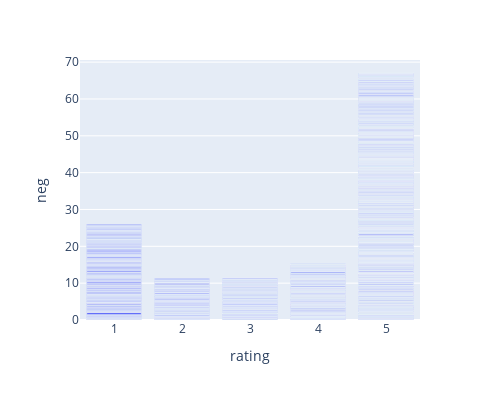

The cell this chart's notebook holds for it:
### Code cell
px.bar( data_frame = df_scores_sorted, x = 'rating', y = 'neg', width = 500, height = 400 )

### Figure 1 — Plotly figure (JSON) as saved in the notebook; plotly's stock layout.template omitted (floating-point values rounded to 4 significant figures; data arrays with more than 128 entries replaced by an {"elided": "..."} marker saying what was removed)
{"data": [{"alignmentgroup": "True", "hovertemplate": "rating=%{x}<br>neg=%{y}<extra></extra>", "legendgroup": "", "marker": {"color": "#636efa", "pattern": {"shape": ""}}, "name": "", "offsetgroup": "", "orientation": "v", "showlegend": false, "textposition": "auto", "type": "bar", "x": {"elided": "2995 int values"}, "xaxis": "x", "y": {"elided": "2995 float values"}, "yaxis": "y"}], "layout": {"barmode": "relative", "height": 400, "legend": {"tracegroupgap": 0}, "margin": {"t": 60}, "width": 500, "xaxis": {"anchor": "y", "domain": [0, 1], "title": {"text": "rating"}}, "yaxis": {"anchor": "x", "domain": [0, 1], "title": {"text": "neg"}}}}
